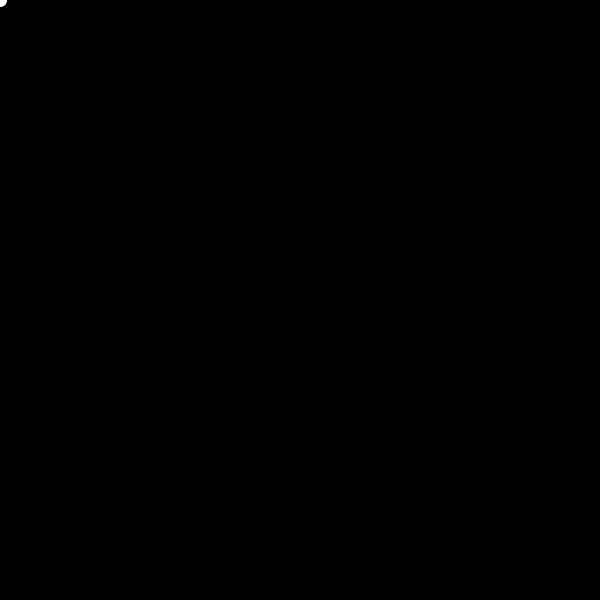
Frame 1 (no input)
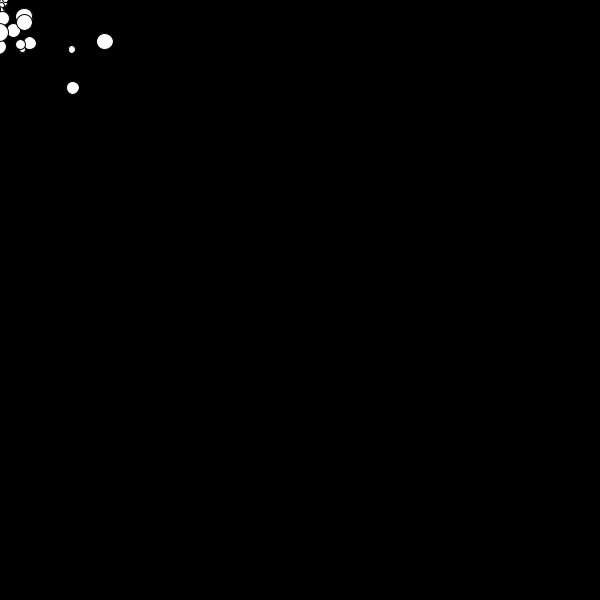
Frame 60 (the mouse pressed at the canvas centre just before this capture)
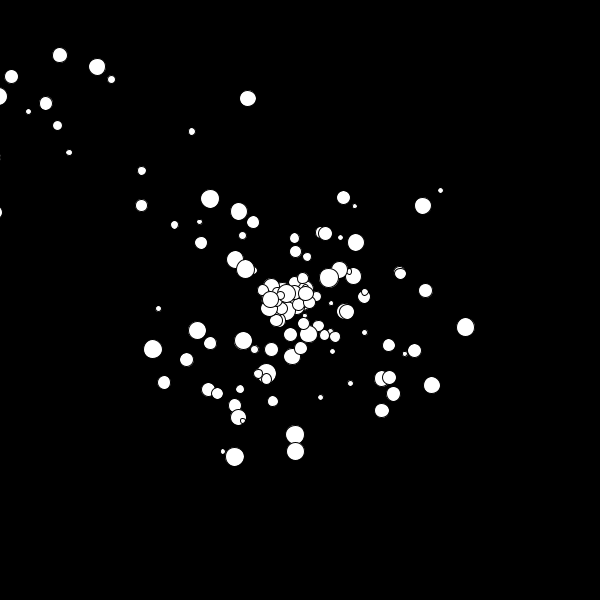
Frame 120 (the mouse held since frame 60 and released just before this capture)

The Processing sketch that drew these frames (run headless with seeded random() and noise(); from frame 60 on, the mouse is pressed at the canvas centre):

// Processing sketch: actual_particle_system_dec_22nd
// ── actual_particle_system_dec_22nd.pde
ArrayList<Stars> Galaxy = new ArrayList<Stars>();
//new PImage


void setup(){
  size(600,600);
}

void draw() {
  if (mousePressed) {
    Galaxy.add(new Stars());
  }
  background(0);
  Galaxy.add (new Stars() );
  for (int i = Galaxy.size() - 1; i >= 0; i--) {
    Stars s  = Galaxy.get(i);
    s.display();
    s.move();
}
//  if (s.
}

class Stars {
  PVector loc, vel;
  float sz;
  
  Stars() {
    sz = random(5,20);
    loc = new PVector(mouseX, mouseY);
    vel = new PVector(random(-3,3), random(-3,3));
  }
  
  void display() {
    ellipse(loc.x, loc.y, sz, sz);
  }
  
  void move() {
    loc.add(vel);
  }
}
